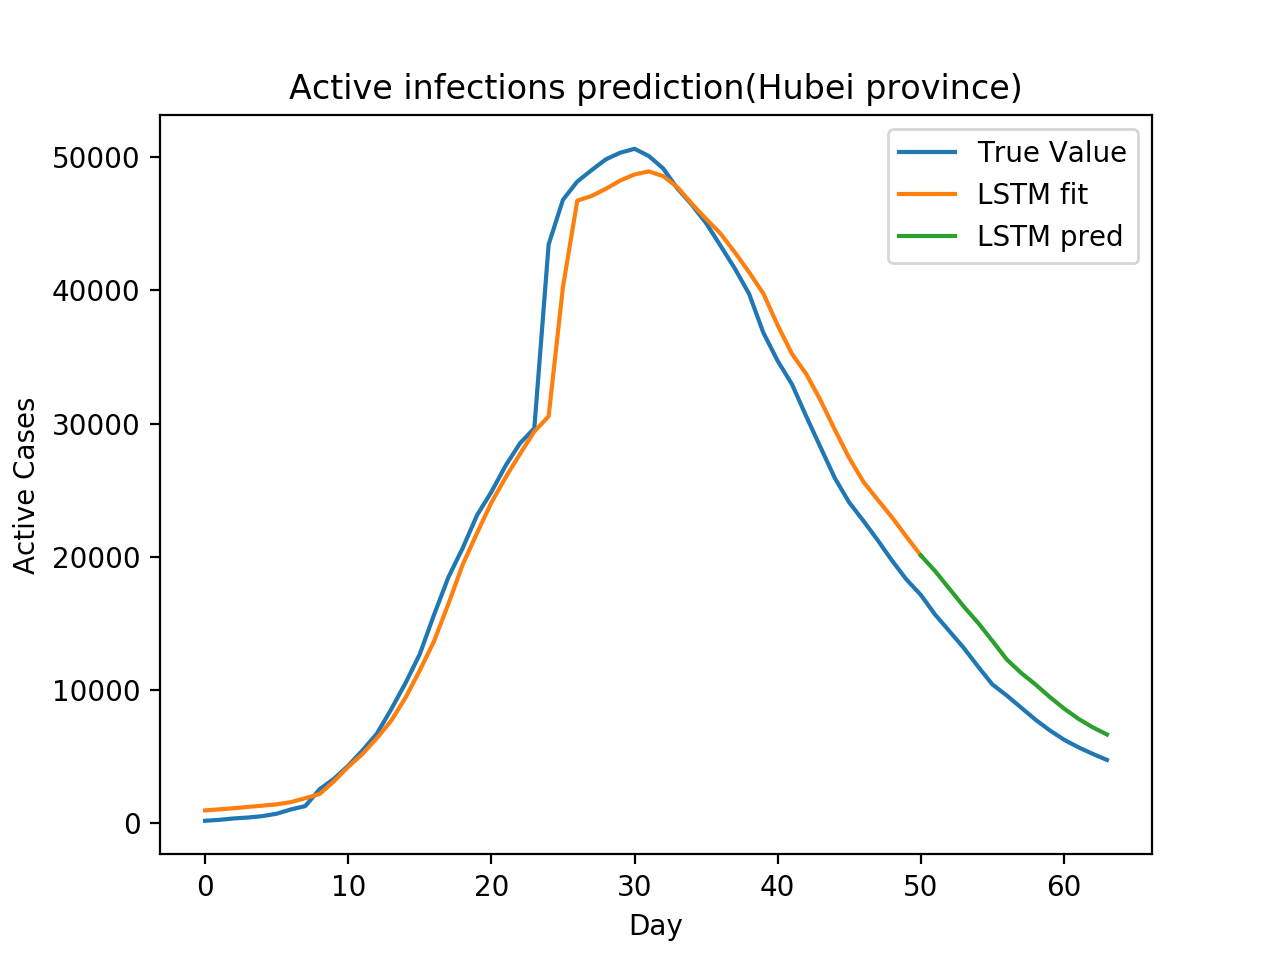

Source code (Python):
import torch
from torch import nn
import numpy as np
import matplotlib.pyplot as plt

# 数据预处理
import pandas as pd
df = pd.read_excel('real_data.xlsx')    # 这个会直接默认读取到这个Excel的第一个表单
value = df['湖北现有确诊'].values[0:67]
#value = df['全国累计确诊'].values[10:50]
print(len(value))
x = []
y = []
seq = 3
for i in range(len(value)-seq):
    x.append(value[i:i+seq])
    y.append(value[i+seq])
#print(x, '\n', y)
print(len(x))   # 67

train_x = (torch.tensor(x[:50]).float()/100000.).reshape(-1, seq, 1)
train_y = (torch.tensor(y[:50]).float()/100000.).reshape(-1, 1)
test_x = (torch.tensor(x[50:]).float()/100000.).reshape(-1, seq, 1)
test_y = (torch.tensor(y[50:]).float()/100000.).reshape(-1, 1)
print(len(train_x))
print(len(test_x))

# 模型训练
class LSTM(nn.Module):
    def __init__(self):
        super(LSTM, self).__init__()
        self.lstm = nn.LSTM(input_size=1, hidden_size=16, num_layers=1, batch_first=True)
        self.linear = nn.Linear(16 * seq, 1)
    def forward(self, x):
        x, (h, c) = self.lstm(x)
        x = x.reshape(-1, 16 * seq)
        x = self.linear(x)
        return x

# 模型训练
model = LSTM()
optimzer = torch.optim.Adam(model.parameters(), lr=0.005)
loss_func = nn.MSELoss()
model.train()

for epoch in range(400):
    output = model(train_x)
    loss = loss_func(output, train_y)
    optimzer.zero_grad()
    loss.backward()
    optimzer.step()
    if epoch % 20 == 0:
        tess_loss = loss_func(model(test_x), test_y)
        print("epoch:{}, train_loss:{}, test_loss:{}".format(epoch, loss, tess_loss))

# 模型预测、画图
model.eval()
prediction = list((model(train_x).data.reshape(-1))*100000) + list((model(test_x).data.reshape(-1))*100000)
plt.plot(value[3:], label='True Value')
plt.plot(prediction[:51], label='LSTM fit')
plt.plot(np.arange(50, 64, 1), prediction[50:64], label='LSTM pred')
print(len(value[3:]))
print(len(prediction))
plt.legend(loc='best')
plt.title('Active infections prediction(Hubei province)')
plt.xlabel('Day')
plt.ylabel('Active Cases')
plt.show()
